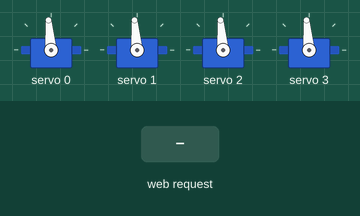
This sketch was run on a simulated ESP32. Shown: 4 × servo. The inputs (shaded band) are chosen by the test bench. WiFi joins after 1.5 s; servers stay silent unless stated; EEPROM starts erased; what the sketch prints to the serial monitor is not drawn.

Above: at 2.7 s.
2.8 s: HTTP request GET /set?servo=1&angle=1 received
At 3.4 s:
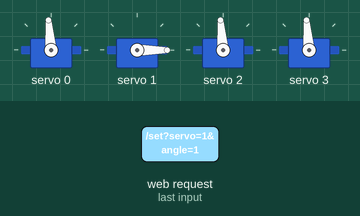
Timing chart, 0 to 5.8 s (numbered marks = the images above; inputs shaded):
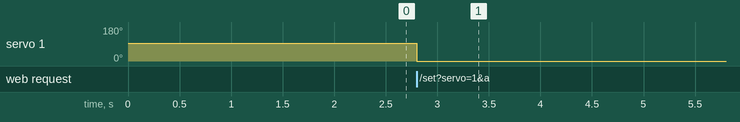

The sketch:

main.ino
```cpp
#include <WiFi.h>
#include <WebServer.h>
#include <Adafruit_PWMServoDriver.h>
#include <Adafruit_I2CDevice.h>
#include <Preferences.h>
// --- WiFi Credentials ---

// Put wrt what ever your WiFi SSID and password are in the quotes below. This is the network that the ESP32 will connect to,
//and you will use this same network to connect to the ESP32 from your computer or phone.
const char* ssid = "YourWiFiSSID";
const char* password = "YouRWifiPassword";

// --- Server & Hardware Setup ---
WebServer server(80);
Adafruit_PWMServoDriver board1 = Adafruit_PWMServoDriver(0x40);
Preferences prefs;

#define SERVOMIN  125 // Min pulse (0 degrees)
#define SERVOMAX  625 // Max pulse (180 degrees)
#define NUM_SERVOS 4

const int DEFAULT_SAFE_ANGLE = 90; // Fallback for brand-new flash

int currentAngle[NUM_SERVOS]; // In-memory mirror of each servo's current angle

// --- HTML & JavaScript (The Webpage) ---
const char index_html[] PROGMEM = R"rawliteral(
<!DOCTYPE html>
<html>
<head>
<meta charset="UTF-8">
<meta name="viewport" content="width=device-width, initial-scale=1">
<title>Servo Control</title>
<style>
:root{
  --bg:#0d0e12;
  --surface:#16181d;
  --border:#262930;
  --text:#f4f4f5;
  --text-dim:#8b8d94;
  --accent:#00E599;
  --accent-dim:rgba(0,229,153,0.15);
}
*{box-sizing:border-box;}
body{margin:0;padding:32px 20px 60px;background:var(--bg);color:var(--text);font-family:-apple-system,BlinkMacSystemFont,"Segoe UI",Roboto,sans-serif;}
.wrap{max-width:520px;margin:0 auto;}
.top{display:flex;align-items:center;justify-content:space-between;margin-bottom:28px;}
h1{font-size:17px;font-weight:600;letter-spacing:-.01em;margin:0;}
.status{display:flex;align-items:center;gap:6px;font-size:12px;color:var(--text-dim);}
.dot{width:7px;height:7px;border-radius:50%;background:var(--accent);box-shadow:0 0 8px var(--accent);animation:pulse 2s ease-in-out infinite;}
@keyframes pulse{0%,100%{opacity:1;}50%{opacity:.4;}}
.grid{display:grid;grid-template-columns:1fr;gap:12px;}
@media(min-width:480px){.grid{grid-template-columns:1fr 1fr;}}
.card{background:var(--surface);border:1px solid var(--border);border-radius:14px;padding:18px 18px 20px;transition:border-color .15s ease;}
.card:focus-within{border-color:var(--accent);}
.card-head{display:flex;align-items:baseline;justify-content:space-between;margin-bottom:16px;}
.joint{font-size:14px;font-weight:600;color:var(--text);}
.pin{display:block;font-size:11px;font-weight:400;color:var(--text-dim);margin-top:2px;}
.badge{font-family:'JetBrains Mono','SF Mono',Consolas,'Roboto Mono',monospace;font-size:13px;font-variant-numeric:tabular-nums;color:var(--accent);background:var(--accent-dim);border:1px solid rgba(0,229,153,0.25);padding:3px 8px;border-radius:6px;}
input[type=range]{-webkit-appearance:none;appearance:none;width:100%;height:5px;border-radius:3px;background:var(--border);outline:none;cursor:pointer;}
input[type=range]::-webkit-slider-runnable-track{-webkit-appearance:none;height:5px;border-radius:3px;background:transparent;}
input[type=range]::-webkit-slider-thumb{-webkit-appearance:none;appearance:none;width:16px;height:16px;border-radius:50%;background:var(--accent);border:2px solid var(--bg);margin-top:-5.5px;box-shadow:0 0 0 0 rgba(0,229,153,0);transition:box-shadow .15s ease,transform .15s ease;}
input[type=range]:active::-webkit-slider-thumb,input[type=range]:focus::-webkit-slider-thumb{transform:scale(1.2);box-shadow:0 0 0 6px var(--accent-dim),0 0 14px rgba(0,229,153,.6);}
input[type=range]::-moz-range-track{height:5px;border-radius:3px;background:var(--border);}
input[type=range]::-moz-range-progress{height:5px;border-radius:3px;background:var(--accent);}
input[type=range]::-moz-range-thumb{width:16px;height:16px;border-radius:50%;background:var(--accent);border:2px solid var(--bg);transition:box-shadow .15s ease,transform .15s ease;}
input[type=range]:active::-moz-range-thumb{transform:scale(1.2);box-shadow:0 0 14px rgba(0,229,153,.6);}
</style>
</head>
<body>
<div class="wrap">
  <div class="top">
    <h1>Servo Control</h1>
    <div class="status"><span class="dot"></span>ONLINE</div>
  </div>
  <div class="grid">
    <div class="card">
      <div class="card-head">
        <span class="joint">Base<span class="pin">PIN 0</span></span>
        <span class="badge" id="val0">090deg;</span>
      </div>
      <input id="slider0" type="range" min="0" max="180" value="90" oninput="updateServo(0,this.value)">
    </div>
    <div class="card">
      <div class="card-head">
        <span class="joint">Shouder<span class="pin">PIN 1</span></span>
        <span class="badge" id="val1">090deg;</span>
      </div>
      <input id="slider1" type="range" min="0" max="180" value="90" oninput="updateServo(1,this.value)">
    </div>
    <div class="card">
      <div class="card-head">
        <span class="joint">Elbow<span class="pin">PIN 2</span></span>
        <span class="badge" id="val2">090deg;</span>
      </div>
      <input id="slider2" type="range" min="0" max="180" value="90" oninput="updateServo(2,this.value)">
    </div>
    <div class="card">
      <div class="card-head">
        <span class="joint">Gripper<span class="pin">PIN 3</span></span>
        <span class="badge" id="val3">090deg;</span>
      </div>
      <input id="slider3" type="range" min="0" max="180" value="90" oninput="updateServo(3,this.value)">
    </div>
  </div>
</div>
<script>
function fillSlider(s){
  var p=(s.value-s.min)/(s.max-s.min)*100;
  s.style.background='linear-gradient(to right,var(--accent) '+p+'%,var(--border) '+p+'%)';
}
function pad(n){n=parseInt(n,10);return (n<10?'00':n<100?'0':'')+n;}
function updateServo(num,angle){
  document.getElementById('val'+num).innerText=pad(angle)+'\u00B0';
  fillSlider(document.getElementById('slider'+num));
  fetch('/set?servo='+num+'&angle='+angle);
}
document.querySelectorAll('input[type=range]').forEach(fillSlider);
window.addEventListener('DOMContentLoaded',function(){
  fetch('/status').then(function(r){return r.json();}).then(function(angles){
    angles.forEach(function(angle,num){
      var s=document.getElementById('slider'+num);
      var l=document.getElementById('val'+num);
      if(s){s.value=angle;fillSlider(s);}
      if(l){l.innerText=pad(angle)+'\u00B0';}
    });
  }).catch(function(e){console.error('status fetch failed',e);});
});
</script>
</body>
</html>
)rawliteral";

// Build the Preferences key for a given servo channel
String servoKey(int servoNum) {
  return "servo" + String(servoNum);
}

void setup() {
  Serial.begin(115200);

  // Initialize the PCA9685
  board1.begin();
  board1.setPWMFreq(60);

  // Restore last-known positions (or fall back to a safe centered angle
  // on a brand-new flash where no position has been saved yet)
  prefs.begin("arm_state", false);
  const char* jointNames[NUM_SERVOS] = {"Shoulder", "Elbow", "Wrist", "Base"};
  for (int i = 0; i < NUM_SERVOS; i++) {
    int lastAngle = prefs.getInt(servoKey(i).c_str(), DEFAULT_SAFE_ANGLE);
    board1.setPWM(i, 0, angleToPulse(lastAngle));
    currentAngle[i] = lastAngle;
    Serial.printf("Servo %d (%s) restored to %d deg\n", i, jointNames[i], lastAngle);
  }

  // Connect to WiFi
  Serial.print("Connecting to WiFi");
  WiFi.begin(ssid, password);
  while (WiFi.status() != WL_CONNECTED) {
    delay(500);
    Serial.print(".");
  }

  // WiFi connected
  Serial.println("\nWiFi Connected!");
  Serial.print("Go to this IP address in your browser: ");
  Serial.println(WiFi.localIP());

  // Web Server Routing
  server.on("/", []() {
    server.send(200, "text/html", index_html);
  });

  server.on("/set", []() {
    if (server.hasArg("servo") && server.hasArg("angle")) {
      int servo = server.arg("servo").toInt();
      int angle = server.arg("angle").toInt();

      if (servo < 0 || servo >= NUM_SERVOS || angle < 0 || angle > 180) {
        server.send(400, "text/plain", "Invalid servo or angle");
        return;
      }

      board1.setPWM(servo, 0, angleToPulse(angle));
      currentAngle[servo] = angle;

      // Persist so the arm resumes here after a reset/power cycle
      prefs.putInt(servoKey(servo).c_str(), angle);

      server.send(200, "text/plain", "OK");
    }
  });

  server.on("/status", []() {
    String json = "[";
    for (int i = 0; i < NUM_SERVOS; i++) {
      if (i > 0) json += ",";
      json += String(currentAngle[i]);
    }
    json += "]";
    server.send(200, "application/json", json);
  });

  server.begin();
}

void loop() {
  // Listen for incoming web requests
  server.handleClient();
}

// Convert angle (0-180) to PCA9685 pulse width
int angleToPulse(int ang) {
  int pulse = map(ang, 0, 180, SERVOMIN, SERVOMAX);
  return pulse;
}
```

Measured:
- after the input at 2.8 s, servo 1: 95° → 0° at once
